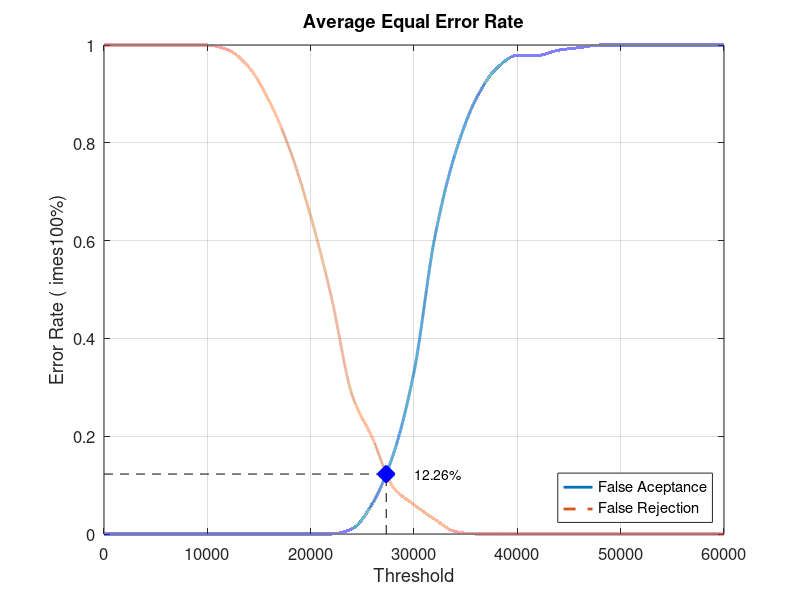
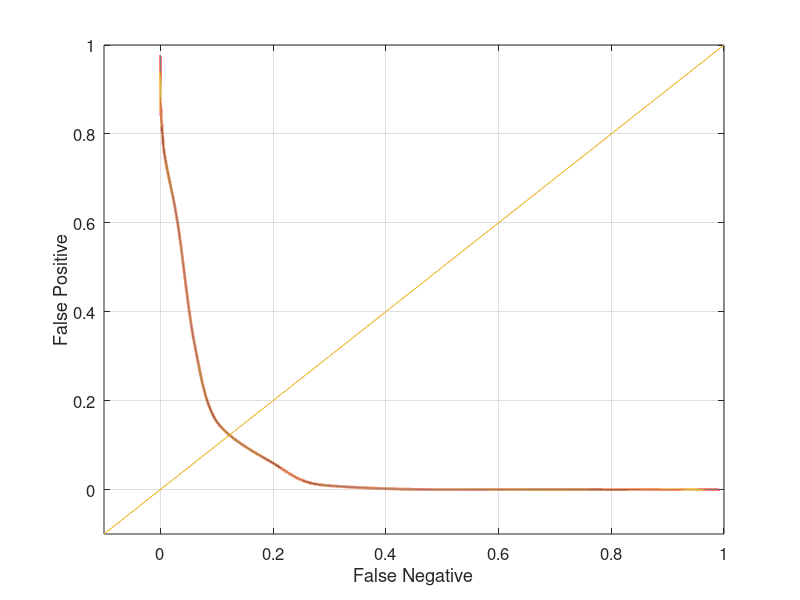

MATLAB code to generate these figures, in order:
close all;
clear;
clc;
x = 0:2000:60000;
xq = 0:0.5:60000;

y0 = [0 0 0 0 0 0 0 0 0 0 0 0 0.0105263 0.0631579 0.163158 0.331579 0.605263 0.778947 0.889474 0.952632 0.978947 0.978947 0.989474 0.994737 1 1 1 1 1 1 1]
yy0 = interp1(x, y0, xq, 'pchip');
y1 = [1 1 1 1 1 1 0.99 0.955 0.885 0.785 0.65 0.485 0.285 0.195 0.095 0.06 0.03 0.005 0 0 0 0 0 0 0 0 0 0 0 0 0]
yy1 = interp1(x, y1, xq, 'pchip');

% Calculating EER: 
y2 = abs(y0 - y1);
find(y2 == min(y2))
yy2 = abs(yy0 - yy1);
xEER = find(yy2 == min(yy2));
xEERIndex = xq(xEER) % X-axis EER
yEER = yy0(xEER) % Y-axis EER

main = figure
plot(xq, yy0,'-','LineWidth', 2);	hold on
plot(xq, yy1,'--','LineWidth', 2);	hold on
plot([xEERIndex xEERIndex], [0 yEER], 'k--');	hold on
plot([0 xEERIndex], [yEER yEER], 'k--');	hold on
plot(xEERIndex, yEER, 'bx', 'LineWidth', 10);	hold on
text(xEERIndex + 10 * xEERIndex / 100, yEER, [num2str(round((10000 * yEER)) / 100) '%'])
legend('False Aceptance', 'False Rejection', 'Location', 'SouthEast')
xlabel('Threshold')
ylabel('Error Rate (	imes100%)')
title('Average Equal Error Rate')
set(gca, 'FontSize', 12)
axis([0 60000 0 1])
grid on

print(main, 'Database2_4Main', '-dpng');
FNRxFPR = figure('Color', [1 1 1]);
plot(yy1, yy0, '-', yy1, yy0, 'LineWidth', 2);
hold on
y = -0.1:0.1:1
plot(y, y); 
set(gca, 'FontSize', 12)
xlabel('False Negative')
ylabel('False Positive')
axis([-0.1 1 -0.1 1])
set(gca, 'FontSize', 12)
grid on

print(FNRxFPR, 'Database2_4FNRxFPR','-dpng');
